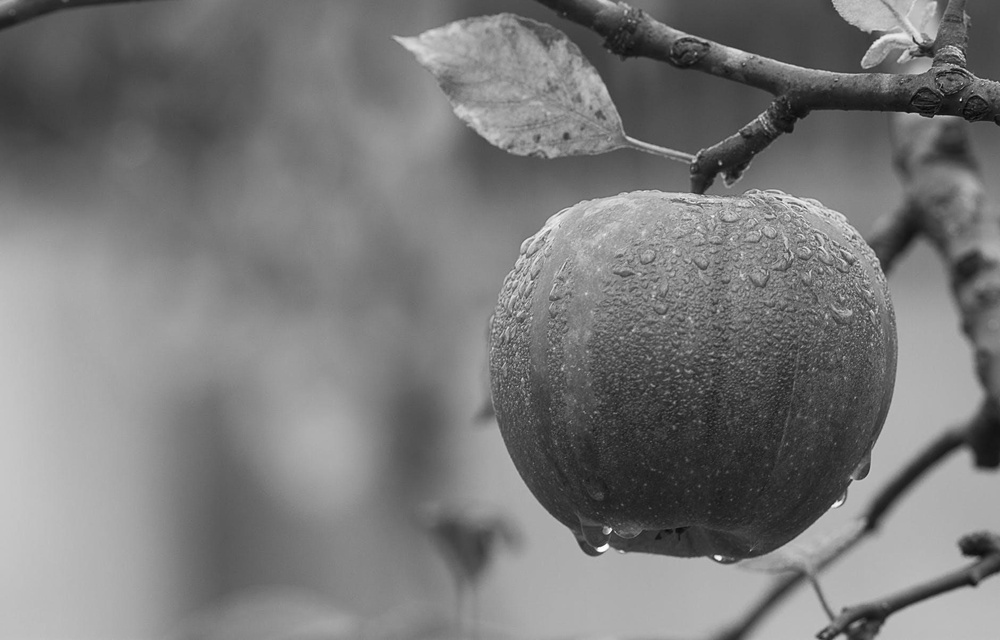
%> input picture 10-Uniform_Quantizer/gray.jpeg, 1000 x 640 px, shrunk from 1880 x 1204 before the run
$ octave UniformQuantizer.m   (GNU Octave 9; MATLAB toolbox functions it lacks are replaced by stand-ins)
%> lines starting %> are read from the running program, lines starting %| are printed output that depends on the picture; long printed decimals are rounded
% Clear workspace, close all figures, and clear command window
clear; close all; clc;

% Read the grayscale image
original_image = imread('gray.jpeg');
%> original_image is the input picture: size 640x1000 uint8; min 1, max 255, mean 121.2

% Convert original image to double
original_image_double = im2double(original_image);

% Get the size of the original image
original_size = numel(original_image);
%> original_size = 640000

% Create a figure with 2x2 subplots
figure;

% Display the original image in the first subplot
subplot(2, 2, 1);
imshow(original_image);
title('Original Image');

% Initialize arrays to store MSE, SNR, and compression ratio values
mse_values = zeros(1,3);
snr_values = zeros(1,3);
compression_ratio_values = zeros(1,3);

% Loop over different values of n which represent the number of bits
for n = 1:3
%> this loop made 3 passes; what is shown inside it comes from the first
    % Calculate the number of levels and step size
    L = 2^n;
    StepSize = 255 / L;

    % Quantize the image
    Level_I = floor(double(original_image) / StepSize);
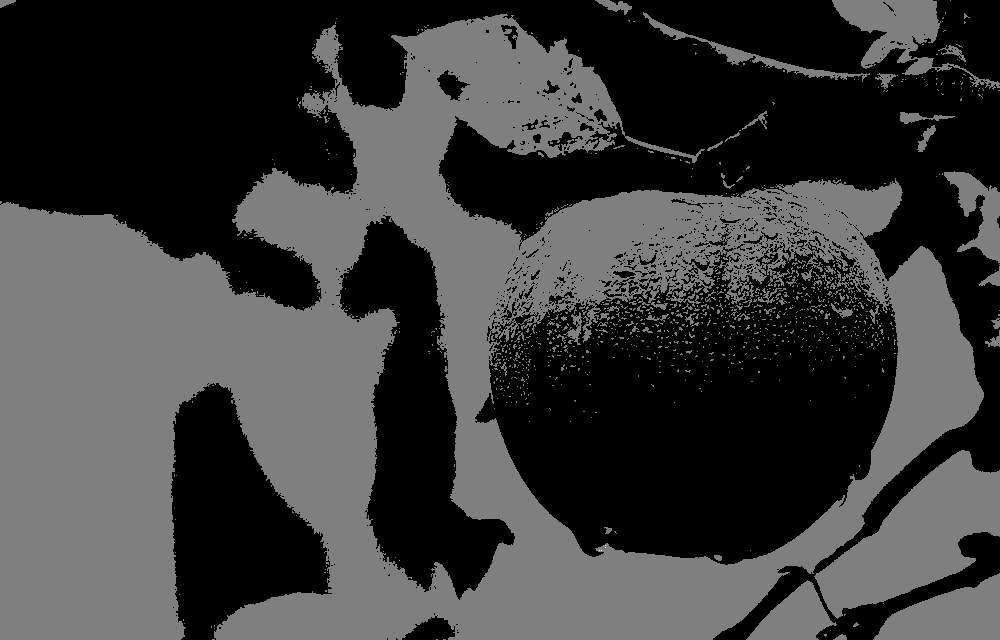
%> Level_I: size 640x1000 double; min 0, max 2, mean 0.469; drawn with min black and max white
    quantized_image = uint8(Level_I .* StepSize);

    % Display the quantized image in the subplot
    subplot(2, 2, 1 + n);
    imshow(quantized_image);
    title(['Quantized Image (n = ' num2str(n) ')']);

    % Calculate MSE
    mse = immse(original_image, quantized_image);
%> mse = 5177.4
    mse_values(n) = mse;

    % Calculate SNR
    snr_value = 10 * log10((norm(original_image_double, 'fro')^2) / mse);
%> snr_value = 14.96
    snr_values(n) = snr_value;

    % Calculate compression ratio
    bits_per_pixel = log2(L);
    quantized_size = bits_per_pixel * original_size;
%> quantized_size = 640000
    compression_ratio = original_size / quantized_size;
%> compression_ratio = 1
    compression_ratio_values(n) = compression_ratio;

    % Display MSE, SNR, and compression ratio
    disp(['For n = ' num2str(n)]);
    disp(['MSE: ' num2str(mse)]);
%| MSE: 5177.4295
    disp(['SNR: ' num2str(snr_value) ' dB']);
%| SNR: 14.96 dB
    disp(['Compression Ratio: ' num2str(compression_ratio)]);
%| Compression Ratio: 1
end
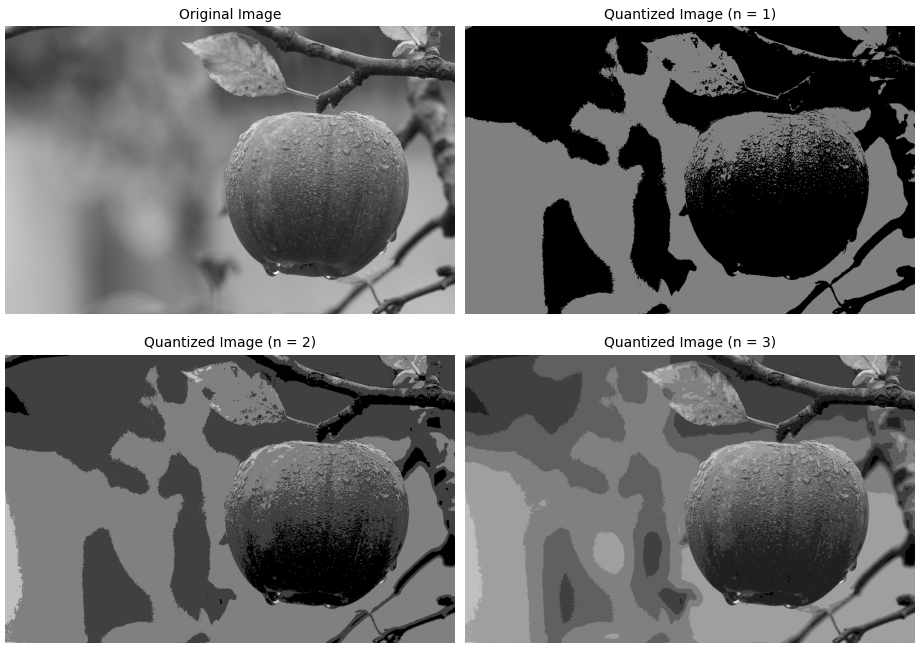
%> figure redrawn from the program's plot data, 4 panels

% Display overall MSE, SNR, and compression ratio values
disp('Overall Results:');
disp(['MSE values: ' num2str(mse_values)]);
%| MSE values: 5177.4295      1437.6318       324.4734
disp(['SNR values (dB): ' num2str(snr_values)]);
%| SNR values (dB): 14.96      20.5246      26.9893
disp(['Compression Ratio values: ' num2str(compression_ratio_values)]);
%| Compression Ratio values: 1         0.5     0.3333
